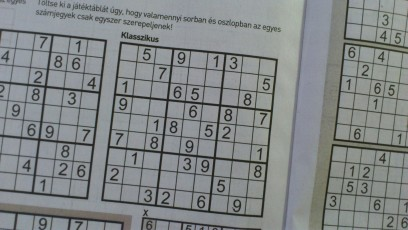
#> input picture practice/Sudoku_rs.jpg, 408 x 230 px
$ python 05_03_c_histStretch_gray_np_tb.py   (older library calls are emulated)
#> lines starting #> are read from the running program, lines starting #| are printed output that depends on the picture

import cv2
import numpy as np
from matplotlib import pyplot as plt


def do_clip():
    global im, im_orig, fig
    global th_lower, th_upper

    img = im_orig.copy()
    img[im_orig > th_upper] = th_upper
    img[im_orig < th_lower] = th_lower
    hist_stretch = cv2.normalize(img, None, 0, 255, norm_type=cv2.NORM_MINMAX, dtype=cv2.CV_8UC1)

    cv2.imshow('im', hist_stretch)
    hist_img = draw_histogram(im_orig, True)
    cv2.imshow('histogram', hist_img)


def on_change_lower_th(pos):
    global th_lower

    th_lower = pos
    do_clip()


def on_change_upper_th(pos):
    global th_upper

    th_upper = pos
    do_clip()


def get_diagram_as_image(fig_in):
    fig_in.canvas.draw()
    data = np.array(fig_in.canvas.renderer.buffer_rgba())
    data_bgr = cv2.cvtColor(data, cv2.COLOR_RGBA2BGR)

    return data_bgr


def draw_histogram(src, draw_limits=False):
    global fig

    fig.clf()
    hist_gray = cv2.calcHist([src], [0], None, [256], [0, 256])
    plt.vlines(np.arange(256), 0, hist_gray)
    # plt.xlim([0, 255])
    plt.ylim([0, np.max(hist_gray)])
    if draw_limits:
        plt.axvline(th_lower, color='r')
        plt.axvline(th_upper, color='r')
    # plt.show()
    return get_diagram_as_image(fig)


im = cv2.imread('Sudoku_rs.jpg', cv2.IMREAD_GRAYSCALE)
#> im: shape (230, 408); min 20, max 180, mean 133.4
im_orig = im.copy()
cv2.imshow('im', im)

th_lower = np.amin(im)
#> th_lower = 20
th_upper = np.amax(im)
#> th_upper = 180
print('Using minimum and maximum intensity values:',  th_lower, th_upper)
#| Using minimum and maximum intensity values: 20 180

fig = plt.figure(figsize=(4, 2), dpi=100)

cv2.createTrackbar('lower', 'im', th_lower, 255, on_change_lower_th)
cv2.createTrackbar('upper', 'im', th_upper, 255, on_change_upper_th)
do_clip()
#> in do_clip, `hist_stretch = cv2.normalize(img, None, 0, 255, norm_type=cv2.NORM_MIN..`:
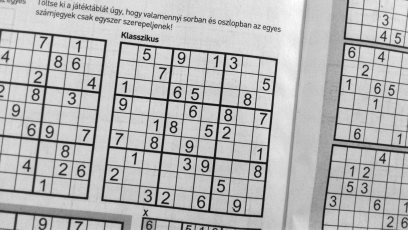
#> hist_stretch: shape (230, 408); min 0, max 255, mean 180.7
#> in draw_histogram, `hist_gray = cv2.calcHist([src], [0], None, [256], [0, 256])`: hist_gray = 256 values, max 3686 at index 150, min 0 at index 0, mean 366.6
#> in get_diagram_as_image, `data_bgr = cv2.cvtColor(data, cv2.COLOR_RGBA2BGR)`:
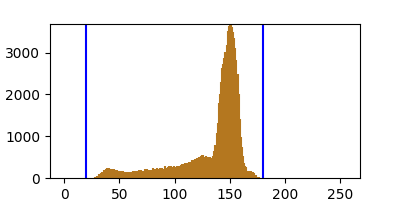
#> data_bgr: shape (200, 400, 3); mean R, G, B 242.8, 239.4, 236.5

cv2.waitKey(0)
cv2.destroyAllWindows()
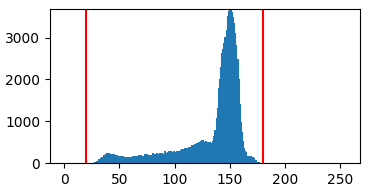
#> figure drawn by matplotlib, 1 panel
